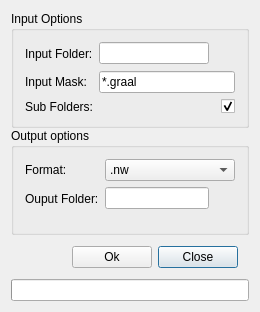
<?xml version="1.0" encoding="UTF-8"?>
<ui version="4.0">
 <class>LevelConverterClass</class>
 <widget class="QDialog" name="LevelConverterClass">
  <property name="geometry">
   <rect>
    <x>0</x>
    <y>0</y>
    <width>260</width>
    <height>311</height>
   </rect>
  </property>
  <property name="windowTitle">
   <string>Level Converter</string>
  </property>
  <layout class="QVBoxLayout" name="verticalLayout">
   <property name="spacing">
    <number>0</number>
   </property>
   <item>
    <widget class="QGroupBox" name="groupBox">
     <property name="sizePolicy">
      <sizepolicy hsizetype="Preferred" vsizetype="Fixed">
       <horstretch>0</horstretch>
       <verstretch>0</verstretch>
      </sizepolicy>
     </property>
     <property name="minimumSize">
      <size>
       <width>0</width>
       <height>0</height>
      </size>
     </property>
     <property name="title">
      <string>Input Options</string>
     </property>
     <layout class="QFormLayout" name="formLayout_3">
      <item row="0" column="0">
       <widget class="QLabel" name="inputFolderLabel">
        <property name="text">
         <string>Input Folder:</string>
        </property>
       </widget>
      </item>
      <item row="0" column="1">
       <widget class="QWidget" name="inputFolderWidget" native="true">
        <layout class="QHBoxLayout" name="horizontalLayout">
         <property name="spacing">
          <number>2</number>
         </property>
         <property name="leftMargin">
          <number>0</number>
         </property>
         <property name="topMargin">
          <number>0</number>
         </property>
         <property name="rightMargin">
          <number>0</number>
         </property>
         <property name="bottomMargin">
          <number>0</number>
         </property>
         <item>
          <widget class="QLineEdit" name="inputEdit">
           <property name="toolTip">
            <string>Folder containing the levels to convert</string>
           </property>
          </widget>
         </item>
         <item>
          <widget class="QToolButton" name="inputBrowseButton">
           <property name="text">
            <string/>
           </property>
           <property name="icon">
            <iconset resource="MainWindow.qrc">
             <normaloff>:/MainWindow/icons/fugue/folder-open.png</normaloff>:/MainWindow/icons/fugue/folder-open.png</iconset>
           </property>
           <property name="autoRaise">
            <bool>true</bool>
           </property>
          </widget>
         </item>
        </layout>
       </widget>
      </item>
      <item row="1" column="0">
       <widget class="QLabel" name="inputMaskLabel">
        <property name="text">
         <string>Input Mask:</string>
        </property>
       </widget>
      </item>
      <item row="1" column="1">
       <widget class="QLineEdit" name="inputMaskEdit">
        <property name="toolTip">
         <string>Comma separated list of input masks for the file names</string>
        </property>
        <property name="inputMask">
         <string/>
        </property>
        <property name="text">
         <string>*.graal</string>
        </property>
       </widget>
      </item>
      <item row="2" column="0">
       <widget class="QLabel" name="subFoldersLabel">
        <property name="text">
         <string>Sub Folders:</string>
        </property>
       </widget>
      </item>
      <item row="2" column="1">
       <widget class="QCheckBox" name="subFoldersCheckBox">
        <property name="toolTip">
         <string>Scan sub folders</string>
        </property>
        <property name="layoutDirection">
         <enum>Qt::RightToLeft</enum>
        </property>
        <property name="checked">
         <bool>true</bool>
        </property>
       </widget>
      </item>
     </layout>
    </widget>
   </item>
   <item>
    <widget class="QWidget" name="widget_3" native="true">
     <property name="sizePolicy">
      <sizepolicy hsizetype="Preferred" vsizetype="Fixed">
       <horstretch>0</horstretch>
       <verstretch>0</verstretch>
      </sizepolicy>
     </property>
     <property name="minimumSize">
      <size>
       <width>0</width>
       <height>0</height>
      </size>
     </property>
     <layout class="QFormLayout" name="formLayout_2">
      <property name="leftMargin">
       <number>0</number>
      </property>
      <property name="topMargin">
       <number>0</number>
      </property>
      <property name="rightMargin">
       <number>0</number>
      </property>
      <property name="bottomMargin">
       <number>0</number>
      </property>
     </layout>
    </widget>
   </item>
   <item>
    <widget class="QGroupBox" name="groupBox">
     <property name="title">
      <string>Output options</string>
     </property>
     <layout class="QFormLayout" name="formLayout">
      <item row="0" column="0">
       <widget class="QLabel" name="formatLabel">
        <property name="text">
         <string>Format:</string>
        </property>
       </widget>
      </item>
      <item row="0" column="1">
       <widget class="QComboBox" name="formatCombo">
        <item>
         <property name="text">
          <string>.nw</string>
         </property>
        </item>
        <item>
         <property name="text">
          <string>.lvl</string>
         </property>
        </item>
        <item>
         <property name="text">
          <string>.graal</string>
         </property>
        </item>
       </widget>
      </item>
      <item row="1" column="0">
       <widget class="QLabel" name="ouputFolderLabel">
        <property name="text">
         <string>Ouput Folder:</string>
        </property>
       </widget>
      </item>
      <item row="1" column="1">
       <widget class="QWidget" name="ouputFolderWidget" native="true">
        <property name="sizePolicy">
         <sizepolicy hsizetype="Preferred" vsizetype="Fixed">
          <horstretch>0</horstretch>
          <verstretch>0</verstretch>
         </sizepolicy>
        </property>
        <layout class="QHBoxLayout" name="horizontalLayout_3">
         <property name="spacing">
          <number>2</number>
         </property>
         <property name="leftMargin">
          <number>0</number>
         </property>
         <property name="topMargin">
          <number>0</number>
         </property>
         <property name="rightMargin">
          <number>0</number>
         </property>
         <item>
          <widget class="QLineEdit" name="outFolderEdit"/>
         </item>
         <item>
          <widget class="QToolButton" name="outputBrowseButton">
           <property name="text">
            <string/>
           </property>
           <property name="icon">
            <iconset resource="MainWindow.qrc">
             <normaloff>:/MainWindow/icons/fugue/folder-open.png</normaloff>:/MainWindow/icons/fugue/folder-open.png</iconset>
           </property>
           <property name="autoRaise">
            <bool>true</bool>
           </property>
          </widget>
         </item>
        </layout>
       </widget>
      </item>
     </layout>
    </widget>
   </item>
   <item>
    <widget class="QWidget" name="widget_2" native="true">
     <property name="sizePolicy">
      <sizepolicy hsizetype="Preferred" vsizetype="Fixed">
       <horstretch>0</horstretch>
       <verstretch>0</verstretch>
      </sizepolicy>
     </property>
     <layout class="QHBoxLayout" name="horizontalLayout_2">
      <item>
       <spacer name="horizontalSpacer">
        <property name="orientation">
         <enum>Qt::Horizontal</enum>
        </property>
        <property name="sizeHint" stdset="0">
         <size>
          <width>59</width>
          <height>20</height>
         </size>
        </property>
       </spacer>
      </item>
      <item>
       <widget class="QPushButton" name="okButton">
        <property name="text">
         <string>Ok</string>
        </property>
        <property name="autoDefault">
         <bool>false</bool>
        </property>
       </widget>
      </item>
      <item>
       <widget class="QPushButton" name="cancelButton">
        <property name="text">
         <string>Close</string>
        </property>
       </widget>
      </item>
     </layout>
    </widget>
   </item>
   <item>
    <widget class="QProgressBar" name="progressBar">
     <property name="value">
      <number>0</number>
     </property>
     <property name="textVisible">
      <bool>false</bool>
     </property>
    </widget>
   </item>
  </layout>
 </widget>
 <layoutdefault spacing="6" margin="11"/>
 <resources>
  <include location="MainWindow.qrc"/>
 </resources>
 <connections>
  <connection>
   <sender>okButton</sender>
   <signal>clicked()</signal>
   <receiver>LevelConverterClass</receiver>
   <slot>accept()</slot>
   <hints>
    <hint type="sourcelabel">
     <x>204</x>
     <y>279</y>
    </hint>
    <hint type="destinationlabel">
     <x>129</x>
     <y>154</y>
    </hint>
   </hints>
  </connection>
  <connection>
   <sender>cancelButton</sender>
   <signal>clicked()</signal>
   <receiver>LevelConverterClass</receiver>
   <slot>reject()</slot>
   <hints>
    <hint type="sourcelabel">
     <x>123</x>
     <y>279</y>
    </hint>
    <hint type="destinationlabel">
     <x>129</x>
     <y>154</y>
    </hint>
   </hints>
  </connection>
 </connections>
</ui>
